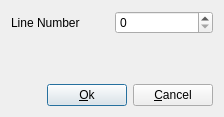
<ui version="4.0" stdsetdef="1" >
  <author></author>
  <comment></comment>
  <exportmacro></exportmacro>
  <class>toEditExtensionGotoUI</class>
  <widget class="QDialog" name="todebuggotolineUI" >
    <property name="geometry" >
      <rect>
        <x>0</x>
        <y>0</y>
        <width>224</width>
        <height>117</height>
      </rect>
    </property>
    <property name="windowTitle" >
      <string>Go to line</string>
    </property>
    <layout class="QGridLayout" >
      <item row="0" column="1" >
        <widget class="QSpinBox" name="Line" />
      </item>
      <item rowspan="1" row="2" column="0" colspan="2" >
        <layout class="QHBoxLayout" >
          <item>
            <spacer name="spacer1" >
              <property name="sizeHint" >
                <size>
                  <width>80</width>
                  <height>20</height>
                </size>
              </property>
              <property name="sizeType" >
                <enum>QSizePolicy::Expanding</enum>
              </property>
              <property name="orientation" >
                <enum>Qt::Horizontal</enum>
              </property>
            </spacer>
          </item>
          <item>
            <widget class="QPushButton" name="pushButton1" >
              <property name="text" >
                <string>&amp;Ok</string>
              </property>
              <property name="default" >
                <bool>true</bool>
              </property>
            </widget>
          </item>
          <item>
            <widget class="QPushButton" name="pushButton2" >
              <property name="text" >
                <string>&amp;Cancel</string>
              </property>
            </widget>
          </item>
        </layout>
      </item>
      <item row="1" column="1" >
        <spacer name="spacer2" >
          <property name="sizeHint" >
            <size>
              <width>20</width>
              <height>21</height>
            </size>
          </property>
          <property name="sizeType" >
            <enum>QSizePolicy::Expanding</enum>
          </property>
          <property name="orientation" >
            <enum>Qt::Vertical</enum>
          </property>
        </spacer>
      </item>
      <item row="0" column="0" >
        <widget class="QLabel" name="textLabel1" >
          <property name="text" >
            <string>Line Number</string>
          </property>
          <property name="wordWrap" >
            <bool>false</bool>
          </property>
        </widget>
      </item>
    </layout>
  </widget>
  <layoutdefault spacing="6" margin="11" />
  <pixmapfunction>qPixmapFromMimeSource</pixmapfunction>
  <tabstops>
    <tabstop>Line</tabstop>
    <tabstop>pushButton1</tabstop>
    <tabstop>pushButton2</tabstop>
  </tabstops>
  <connections>
    <connection>
      <sender>pushButton1</sender>
      <signal>clicked()</signal>
      <receiver>todebuggotolineUI</receiver>
      <slot>accept()</slot>
    </connection>
    <connection>
      <sender>pushButton2</sender>
      <signal>clicked()</signal>
      <receiver>todebuggotolineUI</receiver>
      <slot>reject()</slot>
    </connection>
  </connections>
</ui>
